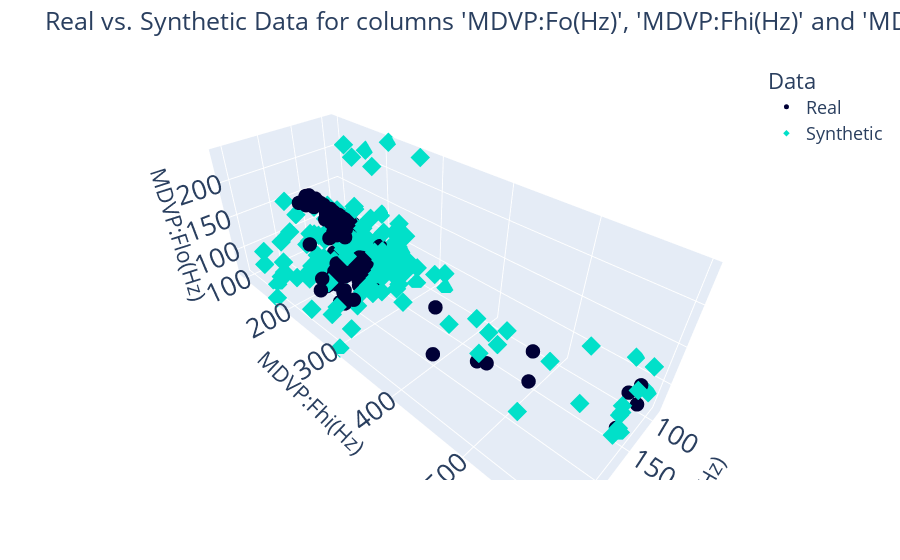

The code cell stored with this chart in its notebook:
### Markdown cell above
>Por lo que se ve el modelo no ha tenido suficiente tiempo como para aprender adecuadamente ya que la función de coste del generador no tiende a 0.

**Ahora vamos a comparar los datos sintéticos con los datos reales teniendo en cuenta las relaciones entre 3 campos consecutivos.**

### Code cell
PosCampoInicial = 1
compare_3d(DataPrincipal.iloc[:,PosCampoInicial:PosCampoInicial+3], DataSintetico.iloc[:,PosCampoInicial:PosCampoInicial+3]).show("vscode")

### Figure 1 — Plotly figure (JSON) as saved in the notebook; plotly's stock layout.template omitted (floating-point values rounded to 4 significant figures; data arrays with more than 128 entries replaced by an {"elided": "..."} marker saying what was removed)
{"data": [{"hovertemplate": "Data=Real<br>MDVP:Fo(Hz)=%{x}<br>MDVP:Fhi(Hz)=%{y}<br>MDVP:Flo(Hz)=%{z}<extra></extra>", "legendgroup": "Real", "marker": {"color": "#000036", "size": 5, "symbol": "circle"}, "mode": "markers", "name": "Real", "scene": "scene", "showlegend": true, "type": "scatter3d", "x": {"elided": "168 float values"}, "y": {"elided": "168 float values"}, "z": {"elided": "168 float values"}}, {"hovertemplate": "Data=Synthetic<br>MDVP:Fo(Hz)=%{x}<br>MDVP:Fhi(Hz)=%{y}<br>MDVP:Flo(Hz)=%{z}<extra></extra>", "legendgroup": "Synthetic", "marker": {"color": "#01E0C9", "size": 5, "symbol": "diamond"}, "mode": "markers", "name": "Synthetic", "scene": "scene", "showlegend": true, "type": "scatter3d", "x": {"elided": "150 float values"}, "y": {"elided": "150 float values"}, "z": {"elided": "150 float values"}}], "layout": {"font": {"size": 18}, "legend": {"title": {"text": "Data"}, "tracegroupgap": 0}, "margin": {"t": 60}, "plot_bgcolor": "#F5F5F8", "scene": {"domain": {"x": [0, 1], "y": [0, 1]}, "xaxis": {"title": {"text": "MDVP:Fo(Hz)"}}, "yaxis": {"title": {"text": "MDVP:Fhi(Hz)"}}, "zaxis": {"title": {"text": "MDVP:Flo(Hz)"}}}, "showlegend": true, "title": {"text": "Real vs. Synthetic Data for columns 'MDVP:Fo(Hz)', 'MDVP:Fhi(Hz)' and 'MDVP:Flo(Hz)'"}}}
